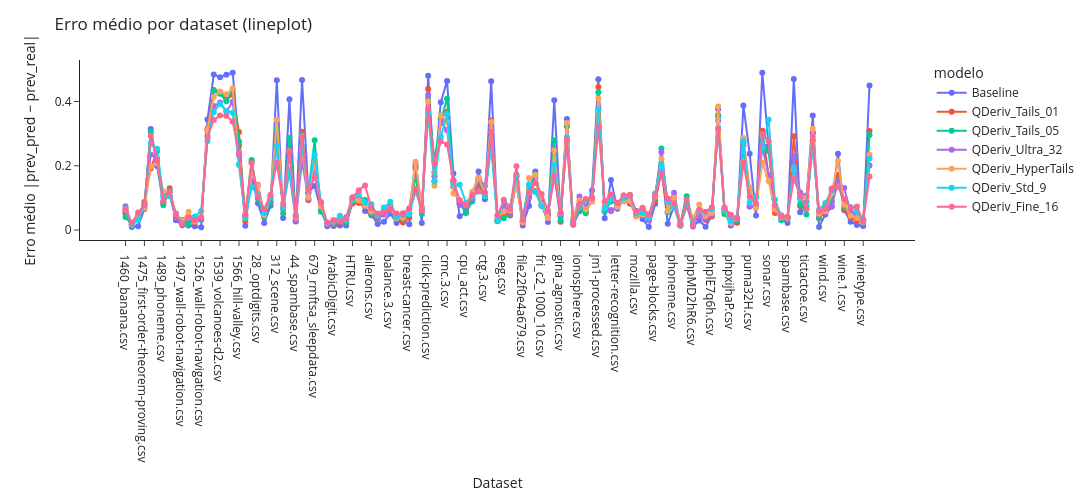

Notebook source saved alongside this figure:
### Code cell
import pandas as pd
import plotly.express as px

# =========================================================
# LOAD
# =========================================================
df = pd.read_csv("qderiv_features.csv")

# garantir erro numérico
df["erro"] = pd.to_numeric(df["erro"], errors="coerce")

# =========================================================
# AGREGAÇÃO (modelo × dataset)
# 👉 troque mean por median se quiser
# =========================================================
df_agg = (
    df
    .groupby(["modelo", "dataset"], as_index=False)
    .agg(erro_mean=("erro", "mean"))
)

# =========================================================
# ORDEM DOS MODELOS (melhor → pior)
# =========================================================
order = (
    df_agg
    .groupby("modelo")["erro_mean"]
    .median()
    .sort_values()
    .index
    .tolist()
)


# =========================================================
# LINEPLOT
# =========================================================
fig = px.line(
    df_agg,
    x="dataset",
    y="erro_mean",
    color="modelo",
    category_orders={"modelo": order},
    markers=True
)

fig.update_layout(
    title="Erro médio por dataset (lineplot)",
    xaxis_title="Dataset",
    yaxis_title="Erro médio |prev_pred − prev_real|",
    template="simple_white",
    width=1100,
    height=500,
)

fig.update_traces(
    marker=dict(size=6),
    line=dict(width=2)
)

fig

### Figure 1 — Plotly figure (JSON) as saved in the notebook; plotly's stock layout.template omitted (floating-point values rounded to 4 significant figures)
{"data": [{"hovertemplate": "modelo=Baseline<br>dataset=%{x}<br>erro_mean=%{y}<extra></extra>", "legendgroup": "Baseline", "line": {"color": "#636efa", "dash": "solid", "width": 2}, "marker": {"size": 6, "symbol": "circle"}, "mode": "lines+markers", "name": "Baseline", "orientation": "v", "showlegend": true, "type": "scatter", "x": ["1460_banana.csv", "1462_banknote-authentication.csv", "1466_cardiotocography.csv", "1475_first-order-theorem-proving.csv", "1479_hill-valley.csv", "1485_madelon.csv", "1489_phoneme.csv", "1494_qsar-biodeg.csv", "1496_ringnorm.csv", "1497_wall-robot-navigation.csv", "1504_steel-plates-fault.csv", "1507_twonorm.csv", "1526_wall-robot-navigation.csv", "1535_volcanoes-b5.csv", "1538_volcanoes-d1.csv", "1539_volcanoes-d2.csv", "1540_volcanoes-d3.csv", "1541_volcanoes-d4.csv", "1566_hill-valley.csv", "182_satimage.csv", "23_cmc.csv", "28_optdigits.csv", "294_satellite_image.csv", "30_page-blocks.csv", "312_scene.csv", "375_JapaneseVowels.csv", "40733_yeast.csv", "44_spambase.csv", "4538_GesturePhaseSegmentationProcessed.csv", "60_waveform-5000.csv", "679_rmftsa_sleepdata.csv", "AedesQuinx.csv", "AedesSex.csv", "ArabicDigit.csv", "BNG.csv", "BNG_breast-w.csv", "HTRU.csv", "MagicTelescope.csv", "abalone.csv", "ailerons.csv", "anuranCalls.csv", "balance.1.csv", "balance.3.csv", "balloon.csv", "bank8FM.csv", "breast-cancer.csv", "churn.csv", "clean2.csv", "click-prediction.csv", "cmc.1.csv", "cmc.2.csv", "cmc.3.csv", "cmc.csv", "covtype_reduced.csv", "cpu_act.csv", "ctg.1.csv", "ctg.2.csv", "ctg.3.csv", "default_credit_card_clients.csv", "delta_ailerons.csv", "eeg.csv", "electricity-normalized.csv", "elevators.csv", "file22f0e4a679.csv", "file79b563a1a18.csv", "file7b5365fa741c.csv", "fri_c2_1000_10.csv", "fried.csv", "german.csv", "gina_agnostic.csv", "haberman.csv", "houses.csv", "ionosphere.csv", "iris.2.csv", "iris.3.csv", "jm1-processed.csv", "kdd_JapaneseVowels.csv", "kin8nm.csv", "letter-recognition.csv", "magic.csv", "mammographic.csv", "mozilla.csv", "namao.csv", "occupancy.csv", "page-blocks.csv", "pageblocks.5.csv", "pendigits.csv", "phoneme.csv", "php50jXam.csv", "phpGUrE90.csv", "phpMD2hR6.csv", "phpWfYmlu.csv", "phphQEck0.csv", "phplE7q6h.csv", "phpmPOD5A.csv", "phpwRjVjk.csv", "phpxijhaP.csv", "pol.csv", "pollen.csv", "puma32H.csv", "puma8NH.csv", "quake.csv", "sonar.csv", "space_ga.csv", "spambase(1).csv", "spambase.csv", "spectf.csv", "sylva_prior.csv", "tictactoe.csv", "transfusion.csv", "visualizing_soil.csv", "wind.csv", "wine-q-red.csv", "wine-q-white.csv", "wine.1.csv", "wine.2.csv", "wine.3.csv", "winetype.csv", "yeast.csv"], "xaxis": "x", "y": [0.05168, 0.009332, 0.01168, 0.06499, 0.3146, 0.1994, 0.08405, 0.1189, 0.02991, 0.01433, 0.0136, 0.01194, 0.008475, 0.3438, 0.4841, 0.476, 0.4835, 0.4896, 0.2632, 0.01341, 0.1654, 0.08338, 0.02153, 0.07545, 0.4663, 0.03737, 0.4071, 0.02647, 0.467, 0.1154, 0.1372, 0.06147, 0.01133, 0.01259, 0.014, 0.0143, 0.09191, 0.09559, 0.05916, 0.04604, 0.01851, 0.02554, 0.05138, 0.02191, 0.03171, 0.01754, 0.1959, 0.02175, 0.4805, 0.1676, 0.398, 0.4638, 0.1761, 0.04311, 0.05318, 0.09704, 0.1821, 0.09576, 0.4629, 0.03001, 0.05125, 0.04497, 0.1513, 0.01413, 0.07462, 0.1821, 0.07875, 0.02493, 0.4039, 0.04265, 0.3459, 0.01604, 0.05793, 0.07066, 0.1225, 0.4696, 0.03643, 0.1555, 0.06579, 0.09418, 0.08177, 0.05879, 0.03401, 0.008912, 0.08095, 0.1997, 0.01907, 0.0753, 0.01425, 0.07845, 0.01056, 0.02956, 0.009987, 0.04505, 0.3771, 0.0586, 0.0139, 0.02281, 0.3877, 0.2372, 0.04498, 0.4892, 0.261, 0.06373, 0.03391, 0.02201, 0.4705, 0.05524, 0.08931, 0.3567, 0.009613, 0.04834, 0.07205, 0.237, 0.06172, 0.02578, 0.01578, 0.01209, 0.4497], "yaxis": "y"}, {"hovertemplate": "modelo=QDeriv_Tails_01<br>dataset=%{x}<br>erro_mean=%{y}<extra></extra>", "legendgroup": "QDeriv_Tails_01", "line": {"color": "#EF553B", "dash": "solid", "width": 2}, "marker": {"size": 6, "symbol": "circle"}, "mode": "lines+markers", "name": "QDeriv_Tails_01", "orientation": "v", "showlegend": true, "type": "scatter", "x": ["1460_banana.csv", "1462_banknote-authentication.csv", "1466_cardiotocography.csv", "1475_first-order-theorem-proving.csv", "1479_hill-valley.csv", "1485_madelon.csv", "1489_phoneme.csv", "1494_qsar-biodeg.csv", "1496_ringnorm.csv", "1497_wall-robot-navigation.csv", "1504_steel-plates-fault.csv", "1507_twonorm.csv", "1526_wall-robot-navigation.csv", "1535_volcanoes-b5.csv", "1538_volcanoes-d1.csv", "1539_volcanoes-d2.csv", "1540_volcanoes-d3.csv", "1541_volcanoes-d4.csv", "1566_hill-valley.csv", "182_satimage.csv", "23_cmc.csv", "28_optdigits.csv", "294_satellite_image.csv", "30_page-blocks.csv", "312_scene.csv", "375_JapaneseVowels.csv", "40733_yeast.csv", "44_spambase.csv", "4538_GesturePhaseSegmentationProcessed.csv", "60_waveform-5000.csv", "679_rmftsa_sleepdata.csv", "AedesQuinx.csv", "AedesSex.csv", "ArabicDigit.csv", "BNG.csv", "BNG_breast-w.csv", "HTRU.csv", "MagicTelescope.csv", "abalone.csv", "ailerons.csv", "anuranCalls.csv", "balance.1.csv", "balance.3.csv", "balloon.csv", "bank8FM.csv", "breast-cancer.csv", "churn.csv", "clean2.csv", "click-prediction.csv", "cmc.1.csv", "cmc.2.csv", "cmc.3.csv", "cmc.csv", "covtype_reduced.csv", "cpu_act.csv", "ctg.1.csv", "ctg.2.csv", "ctg.3.csv", "default_credit_card_clients.csv", "delta_ailerons.csv", "eeg.csv", "electricity-normalized.csv", "elevators.csv", "file22f0e4a679.csv", "file79b563a1a18.csv", "file7b5365fa741c.csv", "fri_c2_1000_10.csv", "fried.csv", "german.csv", "gina_agnostic.csv", "haberman.csv", "houses.csv", "ionosphere.csv", "iris.2.csv", "iris.3.csv", "jm1-processed.csv", "kdd_JapaneseVowels.csv", "kin8nm.csv", "letter-recognition.csv", "magic.csv", "mammographic.csv", "mozilla.csv", "namao.csv", "occupancy.csv", "page-blocks.csv", "pageblocks.5.csv", "pendigits.csv", "phoneme.csv", "php50jXam.csv", "phpGUrE90.csv", "phpMD2hR6.csv", "phpWfYmlu.csv", "phphQEck0.csv", "phplE7q6h.csv", "phpmPOD5A.csv", "phpwRjVjk.csv", "phpxijhaP.csv", "pol.csv", "pollen.csv", "puma32H.csv", "puma8NH.csv", "quake.csv", "sonar.csv", "space_ga.csv", "spambase(1).csv", "spambase.csv", "spectf.csv", "sylva_prior.csv", "tictactoe.csv", "transfusion.csv", "visualizing_soil.csv", "wind.csv", "wine-q-red.csv", "wine-q-white.csv", "wine.1.csv", "wine.2.csv", "wine.3.csv", "winetype.csv", "yeast.csv"], "xaxis": "x", "y": [0.05725, 0.01559, 0.04089, 0.08705, 0.1918, 0.2457, 0.08694, 0.1302, 0.03725, 0.02303, 0.02946, 0.02326, 0.0324, 0.3162, 0.4363, 0.4291, 0.4058, 0.4208, 0.305, 0.02696, 0.2122, 0.1005, 0.04062, 0.08564, 0.2848, 0.06555, 0.2563, 0.03038, 0.306, 0.09251, 0.2142, 0.06008, 0.01993, 0.01276, 0.02469, 0.02308, 0.08265, 0.08428, 0.08131, 0.04861, 0.0322, 0.05633, 0.07602, 0.03864, 0.02325, 0.03768, 0.1909, 0.05965, 0.4391, 0.1796, 0.3471, 0.3678, 0.1352, 0.08386, 0.06522, 0.09395, 0.1401, 0.1056, 0.3411, 0.02817, 0.04317, 0.04727, 0.1721, 0.0234, 0.1235, 0.1215, 0.07484, 0.04882, 0.1906, 0.02583, 0.3232, 0.02402, 0.0788, 0.05733, 0.09567, 0.4452, 0.05892, 0.05926, 0.07425, 0.08998, 0.08576, 0.04299, 0.04983, 0.03135, 0.09116, 0.1803, 0.05536, 0.1005, 0.0138, 0.07589, 0.02556, 0.05054, 0.03075, 0.04176, 0.3579, 0.05757, 0.02523, 0.02361, 0.2628, 0.07306, 0.07496, 0.3093, 0.1689, 0.05281, 0.04334, 0.03332, 0.2918, 0.07475, 0.07136, 0.2791, 0.03568, 0.05732, 0.0868, 0.1722, 0.06378, 0.03951, 0.0291, 0.02922, 0.3082], "yaxis": "y"}, {"hovertemplate": "modelo=QDeriv_Tails_05<br>dataset=%{x}<br>erro_mean=%{y}<extra></extra>", "legendgroup": "QDeriv_Tails_05", "line": {"color": "#00cc96", "dash": "solid", "width": 2}, "marker": {"size": 6, "symbol": "circle"}, "mode": "lines+markers", "name": "QDeriv_Tails_05", "orientation": "v", "showlegend": true, "type": "scatter", "x": ["1460_banana.csv", "1462_banknote-authentication.csv", "1466_cardiotocography.csv", "1475_first-order-theorem-proving.csv", "1479_hill-valley.csv", "1485_madelon.csv", "1489_phoneme.csv", "1494_qsar-biodeg.csv", "1496_ringnorm.csv", "1497_wall-robot-navigation.csv", "1504_steel-plates-fault.csv", "1507_twonorm.csv", "1526_wall-robot-navigation.csv", "1535_volcanoes-b5.csv", "1538_volcanoes-d1.csv", "1539_volcanoes-d2.csv", "1540_volcanoes-d3.csv", "1541_volcanoes-d4.csv", "1566_hill-valley.csv", "182_satimage.csv", "23_cmc.csv", "28_optdigits.csv", "294_satellite_image.csv", "30_page-blocks.csv", "312_scene.csv", "375_JapaneseVowels.csv", "40733_yeast.csv", "44_spambase.csv", "4538_GesturePhaseSegmentationProcessed.csv", "60_waveform-5000.csv", "679_rmftsa_sleepdata.csv", "AedesQuinx.csv", "AedesSex.csv", "ArabicDigit.csv", "BNG.csv", "BNG_breast-w.csv", "HTRU.csv", "MagicTelescope.csv", "abalone.csv", "ailerons.csv", "anuranCalls.csv", "balance.1.csv", "balance.3.csv", "balloon.csv", "bank8FM.csv", "breast-cancer.csv", "churn.csv", "clean2.csv", "click-prediction.csv", "cmc.1.csv", "cmc.2.csv", "cmc.3.csv", "cmc.csv", "covtype_reduced.csv", "cpu_act.csv", "ctg.1.csv", "ctg.2.csv", "ctg.3.csv", "default_credit_card_clients.csv", "delta_ailerons.csv", "eeg.csv", "electricity-normalized.csv", "elevators.csv", "file22f0e4a679.csv", "file79b563a1a18.csv", "file7b5365fa741c.csv", "fri_c2_1000_10.csv", "fried.csv", "german.csv", "gina_agnostic.csv", "haberman.csv", "houses.csv", "ionosphere.csv", "iris.2.csv", "iris.3.csv", "jm1-processed.csv", "kdd_JapaneseVowels.csv", "kin8nm.csv", "letter-recognition.csv", "magic.csv", "mammographic.csv", "mozilla.csv", "namao.csv", "occupancy.csv", "page-blocks.csv", "pageblocks.5.csv", "pendigits.csv", "phoneme.csv", "php50jXam.csv", "phpGUrE90.csv", "phpMD2hR6.csv", "phpWfYmlu.csv", "phphQEck0.csv", "phplE7q6h.csv", "phpmPOD5A.csv", "phpwRjVjk.csv", "phpxijhaP.csv", "pol.csv", "pollen.csv", "puma32H.csv", "puma8NH.csv", "quake.csv", "sonar.csv", "space_ga.csv", "spambase(1).csv", "spambase.csv", "spectf.csv", "sylva_prior.csv", "tictactoe.csv", "transfusion.csv", "visualizing_soil.csv", "wind.csv", "wine-q-red.csv", "wine-q-white.csv", "wine.1.csv", "wine.2.csv", "wine.3.csv", "winetype.csv", "yeast.csv"], "xaxis": "x", "y": [0.04012, 0.01645, 0.03262, 0.07935, 0.306, 0.2164, 0.07711, 0.121, 0.04326, 0.02437, 0.0178, 0.03575, 0.03207, 0.2939, 0.4335, 0.4239, 0.4006, 0.4378, 0.2753, 0.03785, 0.2182, 0.09784, 0.04006, 0.08816, 0.3128, 0.05102, 0.2872, 0.04569, 0.2955, 0.1153, 0.2795, 0.05694, 0.02228, 0.01601, 0.03035, 0.02489, 0.09347, 0.09204, 0.09329, 0.05019, 0.03158, 0.06628, 0.06593, 0.0348, 0.03608, 0.04886, 0.169, 0.04985, 0.4088, 0.217, 0.3415, 0.4087, 0.15, 0.081, 0.05545, 0.08844, 0.1588, 0.1048, 0.2811, 0.02725, 0.03688, 0.05035, 0.1639, 0.02629, 0.1315, 0.1753, 0.07804, 0.04628, 0.2796, 0.03065, 0.3252, 0.01996, 0.0621, 0.05171, 0.09993, 0.4288, 0.05758, 0.08904, 0.08108, 0.1046, 0.09449, 0.04659, 0.05291, 0.03273, 0.1006, 0.2533, 0.05489, 0.08241, 0.02313, 0.1047, 0.02704, 0.05226, 0.03404, 0.04692, 0.3535, 0.05007, 0.02516, 0.02956, 0.2705, 0.1242, 0.07647, 0.2786, 0.2452, 0.0747, 0.03011, 0.03612, 0.227, 0.08104, 0.04795, 0.3042, 0.03821, 0.07487, 0.08788, 0.1514, 0.07298, 0.05081, 0.04681, 0.02118, 0.2956], "yaxis": "y"}, {"hovertemplate": "modelo=QDeriv_Ultra_32<br>dataset=%{x}<br>erro_mean=%{y}<extra></extra>", "legendgroup": "QDeriv_Ultra_32", "line": {"color": "#ab63fa", "dash": "solid", "width": 2}, "marker": {"size": 6, "symbol": "circle"}, "mode": "lines+markers", "name": "QDeriv_Ultra_32", "orientation": "v", "showlegend": true, "type": "scatter", "x": ["1460_banana.csv", "1462_banknote-authentication.csv", "1466_cardiotocography.csv", "1475_first-order-theorem-proving.csv", "1479_hill-valley.csv", "1485_madelon.csv", "1489_phoneme.csv", "1494_qsar-biodeg.csv", "1496_ringnorm.csv", "1497_wall-robot-navigation.csv", "1504_steel-plates-fault.csv", "1507_twonorm.csv", "1526_wall-robot-navigation.csv", "1535_volcanoes-b5.csv", "1538_volcanoes-d1.csv", "1539_volcanoes-d2.csv", "1540_volcanoes-d3.csv", "1541_volcanoes-d4.csv", "1566_hill-valley.csv", "182_satimage.csv", "23_cmc.csv", "28_optdigits.csv", "294_satellite_image.csv", "30_page-blocks.csv", "312_scene.csv", "375_JapaneseVowels.csv", "40733_yeast.csv", "44_spambase.csv", "4538_GesturePhaseSegmentationProcessed.csv", "60_waveform-5000.csv", "679_rmftsa_sleepdata.csv", "AedesQuinx.csv", "AedesSex.csv", "ArabicDigit.csv", "BNG.csv", "BNG_breast-w.csv", "HTRU.csv", "MagicTelescope.csv", "abalone.csv", "ailerons.csv", "anuranCalls.csv", "balance.1.csv", "balance.3.csv", "balloon.csv", "bank8FM.csv", "breast-cancer.csv", "churn.csv", "clean2.csv", "click-prediction.csv", "cmc.1.csv", "cmc.2.csv", "cmc.3.csv", "cmc.csv", "covtype_reduced.csv", "cpu_act.csv", "ctg.1.csv", "ctg.2.csv", "ctg.3.csv", "default_credit_card_clients.csv", "delta_ailerons.csv", "eeg.csv", "electricity-normalized.csv", "elevators.csv", "file22f0e4a679.csv", "file79b563a1a18.csv", "file7b5365fa741c.csv", "fri_c2_1000_10.csv", "fried.csv", "german.csv", "gina_agnostic.csv", "haberman.csv", "houses.csv", "ionosphere.csv", "iris.2.csv", "iris.3.csv", "jm1-processed.csv", "kdd_JapaneseVowels.csv", "kin8nm.csv", "letter-recognition.csv", "magic.csv", "mammographic.csv", "mozilla.csv", "namao.csv", "occupancy.csv", "page-blocks.csv", "pageblocks.5.csv", "pendigits.csv", "phoneme.csv", "php50jXam.csv", "phpGUrE90.csv", "phpMD2hR6.csv", "phpWfYmlu.csv", "phphQEck0.csv", "phplE7q6h.csv", "phpmPOD5A.csv", "phpwRjVjk.csv", "phpxijhaP.csv", "pol.csv", "pollen.csv", "puma32H.csv", "puma8NH.csv", "quake.csv", "sonar.csv", "space_ga.csv", "spambase(1).csv", "spambase.csv", "spectf.csv", "sylva_prior.csv", "tictactoe.csv", "transfusion.csv", "visualizing_soil.csv", "wind.csv", "wine-q-red.csv", "wine-q-white.csv", "wine.1.csv", "wine.2.csv", "wine.3.csv", "winetype.csv", "yeast.csv"], "xaxis": "x", "y": [0.0742, 0.01758, 0.0435, 0.07587, 0.2348, 0.2223, 0.1076, 0.1057, 0.03819, 0.03103, 0.03477, 0.03648, 0.0329, 0.3104, 0.3864, 0.3969, 0.3689, 0.3993, 0.2327, 0.04404, 0.1533, 0.14, 0.04937, 0.09846, 0.2651, 0.06984, 0.1827, 0.03059, 0.2163, 0.09531, 0.1796, 0.08409, 0.01816, 0.01981, 0.03508, 0.03928, 0.1015, 0.09497, 0.08015, 0.06077, 0.0362, 0.04737, 0.05759, 0.04195, 0.05243, 0.06417, 0.2022, 0.07132, 0.4206, 0.1515, 0.3349, 0.3104, 0.1525, 0.07785, 0.07385, 0.09783, 0.1615, 0.1373, 0.3193, 0.04481, 0.07545, 0.05377, 0.1473, 0.02674, 0.1009, 0.162, 0.08697, 0.04453, 0.1675, 0.0498, 0.2736, 0.03116, 0.104, 0.07325, 0.08835, 0.3823, 0.07335, 0.06208, 0.07238, 0.09475, 0.1038, 0.05925, 0.06615, 0.03052, 0.1028, 0.2423, 0.08368, 0.1159, 0.01934, 0.07966, 0.02175, 0.04362, 0.03623, 0.04683, 0.3402, 0.06836, 0.03093, 0.03764, 0.278, 0.07323, 0.07125, 0.2605, 0.1706, 0.07629, 0.04548, 0.03941, 0.2306, 0.1164, 0.1072, 0.301, 0.04751, 0.0714, 0.07454, 0.1504, 0.1304, 0.05512, 0.05212, 0.03236, 0.2009], "yaxis": "y"}, {"hovertemplate": "modelo=QDeriv_HyperTails<br>dataset=%{x}<br>erro_mean=%{y}<extra></extra>", "legendgroup": "QDeriv_HyperTails", "line": {"color": "#FFA15A", "dash": "solid", "width": 2}, "marker": {"size": 6, "symbol": "circle"}, "mode": "lines+markers", "name": "QDeriv_HyperTails", "orientation": "v", "showlegend": true, "type": "scatter", "x": ["1460_banana.csv", "1462_banknote-authentication.csv", "1466_cardiotocography.csv", "1475_first-order-theorem-proving.csv", "1479_hill-valley.csv", "1485_madelon.csv", "1489_phoneme.csv", "1494_qsar-biodeg.csv", "1496_ringnorm.csv", "1497_wall-robot-navigation.csv", "1504_steel-plates-fault.csv", "1507_twonorm.csv", "1526_wall-robot-navigation.csv", "1535_volcanoes-b5.csv", "1538_volcanoes-d1.csv", "1539_volcanoes-d2.csv", "1540_volcanoes-d3.csv", "1541_volcanoes-d4.csv", "1566_hill-valley.csv", "182_satimage.csv", "23_cmc.csv", "28_optdigits.csv", "294_satellite_image.csv", "30_page-blocks.csv", "312_scene.csv", "375_JapaneseVowels.csv", "40733_yeast.csv", "44_spambase.csv", "4538_GesturePhaseSegmentationProcessed.csv", "60_waveform-5000.csv", "679_rmftsa_sleepdata.csv", "AedesQuinx.csv", "AedesSex.csv", "ArabicDigit.csv", "BNG.csv", "BNG_breast-w.csv", "HTRU.csv", "MagicTelescope.csv", "abalone.csv", "ailerons.csv", "anuranCalls.csv", "balance.1.csv", "balance.3.csv", "balloon.csv", "bank8FM.csv", "breast-cancer.csv", "churn.csv", "clean2.csv", "click-prediction.csv", "cmc.1.csv", "cmc.2.csv", "cmc.3.csv", "cmc.csv", "covtype_reduced.csv", "cpu_act.csv", "ctg.1.csv", "ctg.2.csv", "ctg.3.csv", "default_credit_card_clients.csv", "delta_ailerons.csv", "eeg.csv", "electricity-normalized.csv", "elevators.csv", "file22f0e4a679.csv", "file79b563a1a18.csv", "file7b5365fa741c.csv", "fri_c2_1000_10.csv", "fried.csv", "german.csv", "gina_agnostic.csv", "haberman.csv", "houses.csv", "ionosphere.csv", "iris.2.csv", "iris.3.csv", "jm1-processed.csv", "kdd_JapaneseVowels.csv", "kin8nm.csv", "letter-recognition.csv", "magic.csv", "mammographic.csv", "mozilla.csv", "namao.csv", "occupancy.csv", "page-blocks.csv", "pageblocks.5.csv", "pendigits.csv", "phoneme.csv", "php50jXam.csv", "phpGUrE90.csv", "phpMD2hR6.csv", "phpWfYmlu.csv", "phphQEck0.csv", "phplE7q6h.csv", "phpmPOD5A.csv", "phpwRjVjk.csv", "phpxijhaP.csv", "pol.csv", "pollen.csv", "puma32H.csv", "puma8NH.csv", "quake.csv", "sonar.csv", "space_ga.csv", "spambase(1).csv", "spambase.csv", "spectf.csv", "sylva_prior.csv", "tictactoe.csv", "transfusion.csv", "visualizing_soil.csv", "wind.csv", "wine-q-red.csv", "wine-q-white.csv", "wine.1.csv", "wine.2.csv", "wine.3.csv", "winetype.csv", "yeast.csv"], "xaxis": "x", "y": [0.06287, 0.02383, 0.04036, 0.06871, 0.1975, 0.2077, 0.1201, 0.1173, 0.05233, 0.02818, 0.05651, 0.02626, 0.03957, 0.3131, 0.4148, 0.431, 0.4227, 0.4405, 0.2016, 0.03742, 0.1734, 0.1372, 0.04565, 0.1041, 0.3433, 0.07108, 0.2453, 0.03808, 0.2517, 0.1009, 0.2115, 0.07388, 0.02259, 0.02595, 0.03227, 0.03203, 0.1012, 0.0921, 0.07554, 0.0576, 0.05106, 0.06237, 0.0674, 0.03634, 0.03802, 0.05196, 0.2126, 0.06925, 0.4005, 0.1381, 0.3567, 0.3372, 0.1137, 0.0936, 0.07787, 0.1183, 0.1626, 0.1158, 0.3364, 0.03604, 0.057, 0.06094, 0.1398, 0.02404, 0.1617, 0.1709, 0.07763, 0.03718, 0.2476, 0.05289, 0.3331, 0.03557, 0.09166, 0.06371, 0.08907, 0.4094, 0.07278, 0.1115, 0.07138, 0.08984, 0.08988, 0.04374, 0.04633, 0.04078, 0.1043, 0.2208, 0.06018, 0.1004, 0.02269, 0.0859, 0.03643, 0.07919, 0.04389, 0.0529, 0.3848, 0.06288, 0.02065, 0.0356, 0.2862, 0.1327, 0.06953, 0.2099, 0.1528, 0.06399, 0.03956, 0.03706, 0.1883, 0.09929, 0.09928, 0.3151, 0.05074, 0.05782, 0.1136, 0.2146, 0.07958, 0.04429, 0.03744, 0.02491, 0.234], "yaxis": "y"}, {"hovertemplate": "modelo=QDeriv_Std_9<br>dataset=%{x}<br>erro_mean=%{y}<extra></extra>", "legendgroup": "QDeriv_Std_9", "line": {"color": "#19d3f3", "dash": "solid", "width": 2}, "marker": {"size": 6, "symbol": "circle"}, "mode": "lines+markers", "name": "QDeriv_Std_9", "orientation": "v", "showlegend": true, "type": "scatter", "x": ["1460_banana.csv", "1462_banknote-authentication.csv", "1466_cardiotocography.csv", "1475_first-order-theorem-proving.csv", "1479_hill-valley.csv", "1485_madelon.csv", "1489_phoneme.csv", "1494_qsar-biodeg.csv", "1496_ringnorm.csv", "1497_wall-robot-navigation.csv", "1504_steel-plates-fault.csv", "1507_twonorm.csv", "1526_wall-robot-navigation.csv", "1535_volcanoes-b5.csv", "1538_volcanoes-d1.csv", "1539_volcanoes-d2.csv", "1540_volcanoes-d3.csv", "1541_volcanoes-d4.csv", "1566_hill-valley.csv", "182_satimage.csv", "23_cmc.csv", "28_optdigits.csv", "294_satellite_image.csv", "30_page-blocks.csv", "312_scene.csv", "375_JapaneseVowels.csv", "40733_yeast.csv", "44_spambase.csv", "4538_GesturePhaseSegmentationProcessed.csv", "60_waveform-5000.csv", "679_rmftsa_sleepdata.csv", "AedesQuinx.csv", "AedesSex.csv", "ArabicDigit.csv", "BNG.csv", "BNG_breast-w.csv", "HTRU.csv", "MagicTelescope.csv", "abalone.csv", "ailerons.csv", "anuranCalls.csv", "balance.1.csv", "balance.3.csv", "balloon.csv", "bank8FM.csv", "breast-cancer.csv", "churn.csv", "clean2.csv", "click-prediction.csv", "cmc.1.csv", "cmc.2.csv", "cmc.3.csv", "cmc.csv", "covtype_reduced.csv", "cpu_act.csv", "ctg.1.csv", "ctg.2.csv", "ctg.3.csv", "default_credit_card_clients.csv", "delta_ailerons.csv", "eeg.csv", "electricity-normalized.csv", "elevators.csv", "file22f0e4a679.csv", "file79b563a1a18.csv", "file7b5365fa741c.csv", "fri_c2_1000_10.csv", "fried.csv", "german.csv", "gina_agnostic.csv", "haberman.csv", "houses.csv", "ionosphere.csv", "iris.2.csv", "iris.3.csv", "jm1-processed.csv", "kdd_JapaneseVowels.csv", "kin8nm.csv", "letter-recognition.csv", "magic.csv", "mammographic.csv", "mozilla.csv", "namao.csv", "occupancy.csv", "page-blocks.csv", "pageblocks.5.csv", "pendigits.csv", "phoneme.csv", "php50jXam.csv", "phpGUrE90.csv", "phpMD2hR6.csv", "phpWfYmlu.csv", "phphQEck0.csv", "phplE7q6h.csv", "phpmPOD5A.csv", "phpwRjVjk.csv", "phpxijhaP.csv", "pol.csv", "pollen.csv", "puma32H.csv", "puma8NH.csv", "quake.csv", "sonar.csv", "space_ga.csv", "spambase(1).csv", "spambase.csv", "spectf.csv", "sylva_prior.csv", "tictactoe.csv", "transfusion.csv", "visualizing_soil.csv", "wind.csv", "wine-q-red.csv", "wine-q-white.csv", "wine.1.csv", "wine.2.csv", "wine.3.csv", "winetype.csv", "yeast.csv"], "xaxis": "x", "y": [0.06613, 0.01471, 0.03145, 0.07692, 0.2686, 0.253, 0.1028, 0.1048, 0.05031, 0.02101, 0.03689, 0.04169, 0.05897, 0.2772, 0.3676, 0.3926, 0.3695, 0.3648, 0.205, 0.03806, 0.1333, 0.1104, 0.05212, 0.1035, 0.2607, 0.07096, 0.1875, 0.0437, 0.2608, 0.13, 0.2344, 0.08707, 0.01995, 0.02635, 0.04418, 0.03039, 0.09282, 0.1138, 0.08548, 0.08009, 0.04521, 0.07034, 0.08763, 0.04047, 0.04682, 0.04972, 0.1199, 0.06285, 0.3646, 0.1513, 0.2899, 0.361, 0.1428, 0.1412, 0.08454, 0.1033, 0.1201, 0.1052, 0.2568, 0.02982, 0.0944, 0.07254, 0.168, 0.03841, 0.1417, 0.118, 0.07462, 0.05979, 0.2027, 0.05033, 0.2891, 0.02619, 0.07083, 0.09324, 0.102, 0.3746, 0.06587, 0.09461, 0.08406, 0.09902, 0.1089, 0.05161, 0.05381, 0.03839, 0.1136, 0.2057, 0.09013, 0.07103, 0.01347, 0.08392, 0.02473, 0.05861, 0.05605, 0.06457, 0.3165, 0.06524, 0.02726, 0.03906, 0.2761, 0.0845, 0.1018, 0.2562, 0.3434, 0.09395, 0.0441, 0.0416, 0.1953, 0.09645, 0.07684, 0.2551, 0.06255, 0.08403, 0.1234, 0.1371, 0.09571, 0.07138, 0.05702, 0.03084, 0.2227], "yaxis": "y"}, {"hovertemplate": "modelo=QDeriv_Fine_16<br>dataset=%{x}<br>erro_mean=%{y}<extra></extra>", "legendgroup": "QDeriv_Fine_16", "line": {"color": "#FF6692", "dash": "solid", "width": 2}, "marker": {"size": 6, "symbol": "circle"}, "mode": "lines+markers", "name": "QDeriv_Fine_16", "orientation": "v", "showlegend": true, "type": "scatter", "x": ["1460_banana.csv", "1462_banknote-authentication.csv", "1466_cardiotocography.csv", "1475_first-order-theorem-proving.csv", "1479_hill-valley.csv", "1485_madelon.csv", "1489_phoneme.csv", "1494_qsar-biodeg.csv", "1496_ringnorm.csv", "1497_wall-robot-navigation.csv", "1504_steel-plates-fault.csv", "1507_twonorm.csv", "1526_wall-robot-navigation.csv", "1535_volcanoes-b5.csv", "1538_volcanoes-d1.csv", "1539_volcanoes-d2.csv", "1540_volcanoes-d3.csv", "1541_volcanoes-d4.csv", "1566_hill-valley.csv", "182_satimage.csv", "23_cmc.csv", "28_optdigits.csv", "294_satellite_image.csv", "30_page-blocks.csv", "312_scene.csv", "375_JapaneseVowels.csv", "40733_yeast.csv", "44_spambase.csv", "4538_GesturePhaseSegmentationProcessed.csv", "60_waveform-5000.csv", "679_rmftsa_sleepdata.csv", "AedesQuinx.csv", "AedesSex.csv", "ArabicDigit.csv", "BNG.csv", "BNG_breast-w.csv", "HTRU.csv", "MagicTelescope.csv", "abalone.csv", "ailerons.csv", "anuranCalls.csv", "balance.1.csv", "balance.3.csv", "balloon.csv", "bank8FM.csv", "breast-cancer.csv", "churn.csv", "clean2.csv", "click-prediction.csv", "cmc.1.csv", "cmc.2.csv", "cmc.3.csv", "cmc.csv", "covtype_reduced.csv", "cpu_act.csv", "ctg.1.csv", "ctg.2.csv", "ctg.3.csv", "default_credit_card_clients.csv", "delta_ailerons.csv", "eeg.csv", "electricity-normalized.csv", "elevators.csv", "file22f0e4a679.csv", "file79b563a1a18.csv", "file7b5365fa741c.csv", "fri_c2_1000_10.csv", "fried.csv", "german.csv", "gina_agnostic.csv", "haberman.csv", "houses.csv", "ionosphere.csv", "iris.2.csv", "iris.3.csv", "jm1-processed.csv", "kdd_JapaneseVowels.csv", "kin8nm.csv", "letter-recognition.csv", "magic.csv", "mammographic.csv", "mozilla.csv", "namao.csv", "occupancy.csv", "page-blocks.csv", "pageblocks.5.csv", "pendigits.csv", "phoneme.csv", "php50jXam.csv", "phpGUrE90.csv", "phpMD2hR6.csv", "phpWfYmlu.csv", "phphQEck0.csv", "phplE7q6h.csv", "phpmPOD5A.csv", "phpwRjVjk.csv", "phpxijhaP.csv", "pol.csv", "pollen.csv", "puma32H.csv", "puma8NH.csv", "quake.csv", "sonar.csv", "space_ga.csv", "spambase(1).csv", "spambase.csv", "spectf.csv", "sylva_prior.csv", "tictactoe.csv", "transfusion.csv", "visualizing_soil.csv", "wind.csv", "wine-q-red.csv", "wine-q-white.csv", "wine.1.csv", "wine.2.csv", "wine.3.csv", "winetype.csv", "yeast.csv"], "xaxis": "x", "y": [0.06463, 0.02079, 0.05451, 0.07782, 0.2933, 0.2165, 0.09092, 0.118, 0.0479, 0.01892, 0.03846, 0.03033, 0.03973, 0.2883, 0.3427, 0.3563, 0.3557, 0.3378, 0.2414, 0.04899, 0.2078, 0.1046, 0.0648, 0.11, 0.2094, 0.08198, 0.244, 0.04158, 0.2923, 0.124, 0.1643, 0.08612, 0.02281, 0.03094, 0.02664, 0.03416, 0.101, 0.1239, 0.1384, 0.06867, 0.05049, 0.05507, 0.06702, 0.0511, 0.04972, 0.06748, 0.1281, 0.0618, 0.3776, 0.2083, 0.2758, 0.2665, 0.1552, 0.09237, 0.07764, 0.1086, 0.1203, 0.1168, 0.3041, 0.04493, 0.09088, 0.06639, 0.1985, 0.03084, 0.1158, 0.146, 0.1121, 0.05925, 0.1683, 0.05447, 0.2822, 0.01816, 0.08165, 0.09665, 0.09882, 0.3202, 0.08861, 0.11, 0.08382, 0.1081, 0.1094, 0.05665, 0.06895, 0.04841, 0.1085, 0.1734, 0.09769, 0.08349, 0.01742, 0.09406, 0.01374, 0.06246, 0.05683, 0.07096, 0.3147, 0.07034, 0.04726, 0.03536, 0.2104, 0.1024, 0.08408, 0.2989, 0.2766, 0.07614, 0.04207, 0.04078, 0.1599, 0.107, 0.06466, 0.2905, 0.05791, 0.06588, 0.1295, 0.1346, 0.09616, 0.06831, 0.07335, 0.02677, 0.1664], "yaxis": "y"}], "layout": {"height": 500, "legend": {"title": {"text": "modelo"}, "tracegroupgap": 0}, "margin": {"t": 60}, "title": {"text": "Erro médio por dataset (lineplot)"}, "width": 1100, "xaxis": {"anchor": "y", "domain": [0, 1], "title": {"text": "Dataset"}}, "yaxis": {"anchor": "x", "domain": [0, 1], "title": {"text": "Erro médio |prev_pred − prev_real|"}}}}
